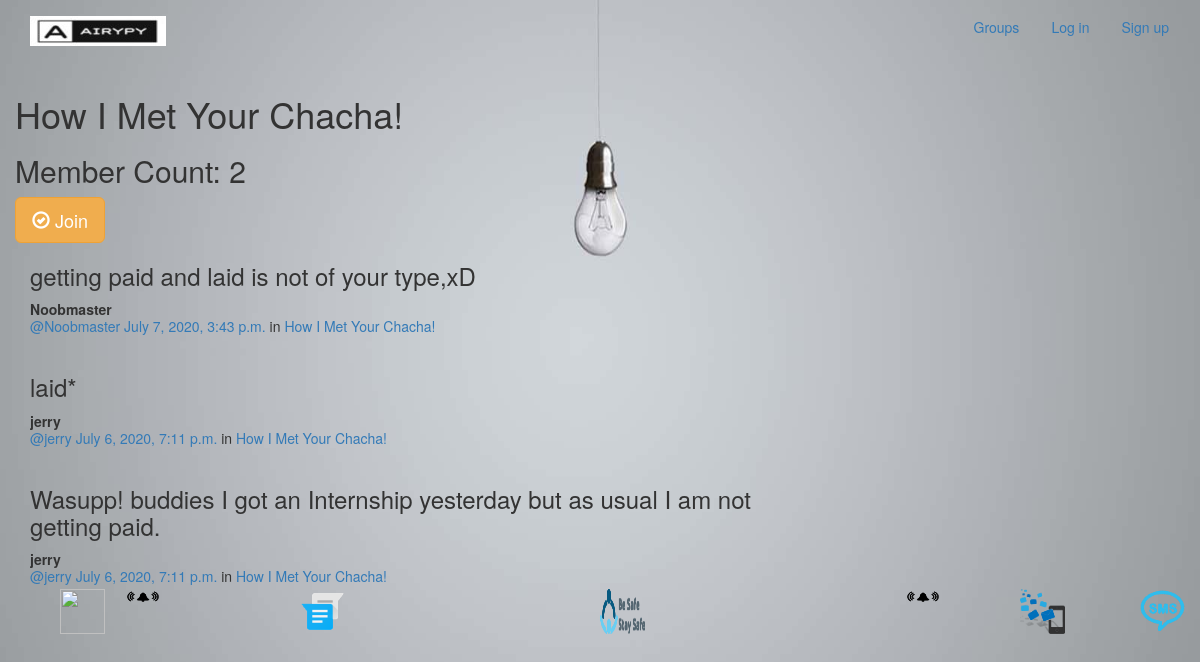
The app's page /groups/posts/in/how-i-met-your-chacha/ with its own data.
### groups/models.py (models this page shows, shortened)
class Group(models.Model):
    name = models.CharField(max_length=255, unique=True)
    slug = models.SlugField(allow_unicode=True, unique=True)
    description = models.TextField(blank=True, default='')
    description_html = models.TextField(editable=False, default='', blank=True)
    members = models.ManyToManyField(User,through="GroupMember")
    class Meta:
        ordering = ["name"]

### posts/models.py (models this page shows, shortened)
class Post(models.Model):
    user = models.ForeignKey(User, related_name="posts",on_delete=models.CASCADE)
    created_at = models.DateTimeField(auto_now=True)
    message = models.TextField()
    message_html = models.TextField(editable=False)
    group = models.ForeignKey(Group, related_name="posts",
                            on_delete=models.CASCADE
                            ,null=True, blank=True)
    class Meta:
        ordering = ["-created_at"]
        unique_together = ["user", "message"]

### groups/views.py (the view)
# urls.py: re_path(r"^posts/in/(?P<slug>[-\w]+)/$",views.SingleGroup.as_view(),name="single"),
class SingleGroup(generic.DetailView):
    model = Group

### groups/templates/groups/group_detail.html
{% extends "groups/group_base.html" %}
{% block pregroup %}
<h1>{{group.name}}</h1>
<h2> Member Count: {{group.members.count}}</h2>
  <div class="content">
				{% if user in group.members.all %}
					<a href="{% url 'groups:leave' slug=group.slug %}" class="btn btn-lg btn-fill btn-warning"><span class="glyphicon glyphicon-remove-circle"></span> Leave</a>
				{% else %}
					<a href="{% url 'groups:join' slug=group.slug %}" class="btn btn-lg btn-fill btn-warning"><span class="glyphicon glyphicon-ok-circle"></span> Join</a>
				{% endif %}
</div>
{% endblock %}
{% block group_content %}
<div class="col-md-8">
	{% if group.posts.count == 0 %}
	<h2>No posts in this group yet!</h2>
	{% else %}
		{% for post in group.posts.all %}
			{% include "posts/_post.html" %}
		{% endfor %}
	{% endif %}
</div>
{% endblock %}

### groups/templates/groups/group_base.html (shortened to what this page needs)
{% extends "base.html" %}
{% block content %}
<div class="container">
  <div class="row">
    {% block pregroup %}{% endblock %}
    {% block group_content %}{% endblock %}
  </div>
</div>
{% endblock %}

### templates/base.html (shortened to what this page needs)
<!DOCTYPE html>
{% load static %}
<html>
  <head>
    <link rel="stylesheet" href="https://maxcdn.bootstrapcdn.com/bootstrap/3.3.7/css/bootstrap.min.css">
    <link rel="stylesheet" href="{% static 'css/animate.css'%}">
  </head>
  <body>
      <nav class="navbar  mynav" role="navigation" id="navbar">
            <div class="container">
              <a class="navbar-brand mynav" href="{% url 'home' %}"><img src="{% static "img/logo_size_.jpg" %}" alt="My image"></a>
                <ul class="nav navbar-nav navbar-right">
                  {% if user.is_authenticated %}
                        <li><a href="{% url 'posts:create' %}" class="btn btn-simple">Post</a></li>
                        <li><a href="{% url 'groups:all' %}" class="btn btn-simple">Groups</a></li>
                        <li><a href="{% url 'groups:create' %}" class="btn btn-simple">Create Group</a></li>
                        <li><a href="{% url 'accounts:logout' %}" class="btn btn-simple">Log out</a></li>
                  {% else %}
                        <li><a href="{% url 'groups:all' %}"class="btn btn-simple">Groups</a></li>
                        <li><a href="{% url 'accounts:login' %}" class="btn btn-simple">Log in</a></li>
                        <li><a href="{% url 'accounts:signup' %}" class="btn btn-simple">Sign up</a></li>
                  {% endif %}
                </ul>
            </div>
          </nav>
          <div class="container_mycontent">
            {% block content %}
            {% endblock %}
          </div>
  <section>
   <div class="leaf">
     <div>  <img src="{% static "img/fall1.png" %}" height="45px" width="45px"></img></div>
      <div><img src="{% static "img/fall2.png" %}" height="45px" width="45px"></img></div>
      <div>  <img src="{% static "img/fall3.png" %}" height="45px" width="45px" ></img></div>
      <div><img  src="{% static "img/fall4.png" %}" height="45px" width="45px"></img></div>
       <div> <img src="{% static "img/fall5.png" %}" height="45px" width="45px"></img></div>
     <div>   <img src="{% static "img/fall6.png" %}" height="45px" width="45px"></div>
     <div><img src="{% static "img/fall2.png" %}" height="45px" width="45px"></div>
   </div>
   <div class="leaf leaf1">
     <div>  <img src="{% static "img/fall1.png" %}" height="45px" width="45px"></img></div>
      <div><img src="{% static "img/fall2.png" %}" height="45px" width="45px"></img></div>
      <div>  <img src="{% static "img/fall3.png" %}" height="45px" width="45px" ></img></div>
      <div><img  src="{% static "img/fall4.png" %}" height="45px" width="45px"></img></div>
       <div> <img src="{% static "img/fall5.png" %}" height="45px" width="45px"></img></div>
     <div>   <img src="{% static "img/fall6.png" %}" height="45px" width="45px"></div>
     <div><img src="{% static "img/fall2.png" %}" height="45px" width="45px"></div>
   </div>
   <div class="leaf leaf2">
     <div>  <img src="{% static "img/fall1.png" %}" height="45px" width="45px"></img></div>
      <div><img src="{% static "img/fall2.png" %}" height="45px" width="45px"></img></div>
      <div>  <img src="{% static "img/fall3.png" %}" height="45px" width="45px" ></img></div>
      <div><img  src="{% static "img/fall4.png" %}" height="45px" width="45px"></img></div>
       <div> <img src="{% static "img/fall5.png" %}" height="45px" width="45px"></img></div>
     <div>   <img src="{% static "img/fall6.png" %}" height="45px" width="45px"></div>
     <div><img src="{% static "img/fall2.png" %}" height="45px" width="45px"></div>
   </div>
 </section>
  </body>
</html>

### posts/templates/posts/_post.html (shortened to what this page needs)
<div class="post media">
	<h3>{{ post.message_html|safe }}</h3>
	<div class="media-body">
		<strong>{{ post.user.username }}</strong>
		<h5 class="media-heading">
			<span class="username"><a href="{% url 'posts:for_user' username=post.user.username %}">@{{ post.user.username }}</a></span>
			<time class="time"><a href="{% url 'posts:single' username=post.user.username pk=post.pk %}">{{ post.created_at }}</a></time>
			{% if post.group %}
			<span class="group-name">in <a href="#">{{ post.group.name }}</a></span>
			{% endif %}
		</h5>
	</div>
</div>

### records on screen
Group: name "How I Met Your Chacha!", members.count "2"
Post: message_html "getting paid and laid is not of your type,xD", user.username "Noobmaster", created_at "July 7, 2020, 3:43 p.m.", group.name "How I Met Your Chacha!"
Post: message_html "laid*", user.username "jerry", created_at "July 6, 2020, 7:11 p.m.", group.name "How I Met Your Chacha!"
Post: message_html "Wasupp! buddies I got an Internship yesterday but as usual I am not getting paid.", user.username "jerry", created_at "July 6, 2020, 7:11 p.m.", group.name "How I Met Your Chacha!"
